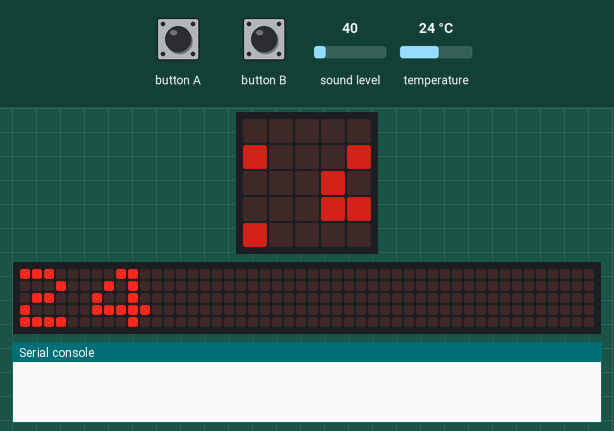
A program run on a simulated BBC micro:bit (MakeCode). Parts: the board's 5×5 LED display, a strip that is not on the board, showing the scrolling text unrolled, the last lines printed to the serial console. Inputs (shaded band) come from the test bench; at power-on: sound level 40, temperature 24 °C. Dim RGB values are drawn brighter than linear; the 48×5 strip is a reading aid, not a part: it shows the text the display is scrolling, unrolled, one strip-width of it at a time; data-log rows are listed on the console.

Above: at 1.67 s.
1.7 s: button A pressed for 0.15 s
2.4 s: button B pressed for 0.15 s
At 8.27 s:
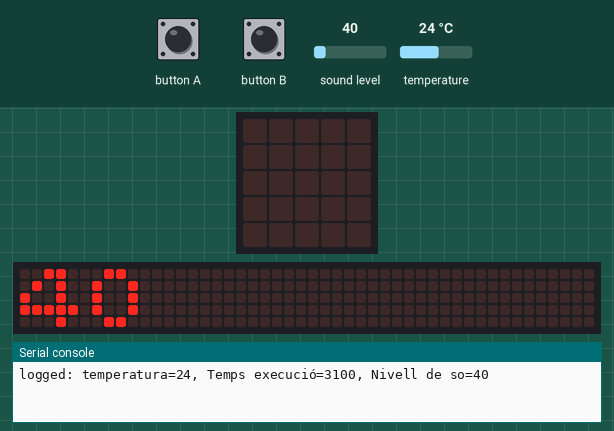
At 9.4 s:
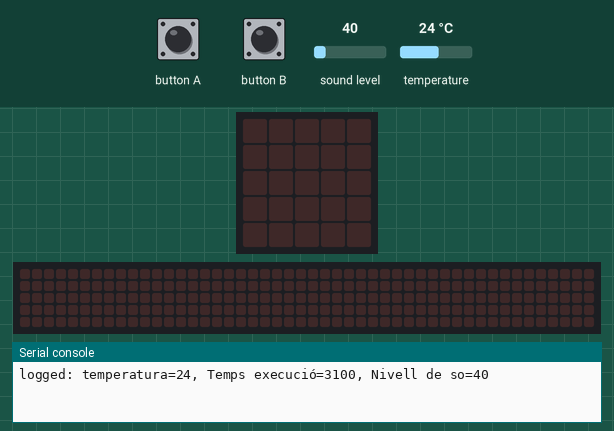
Timing chart, 0 to 10.9 s (numbered marks = the images above; inputs shaded):
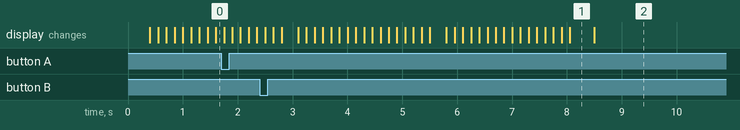

The program:

main.ts
```typescript
input.onButtonPressed(Button.A, function () {
    basic.showNumber(input.temperature())
})
input.onButtonPressed(Button.B, function () {
    basic.showNumber(input.soundLevel())
})
let i = 0
let espera = 720000
basic.showLeds(`
    . . . . .
    . . . . #
    . . . # .
    # . # . .
    . # . . .
    `)
basic.forever(function () {
    led.setBrightness(125)
    basic.showNumber(input.temperature())
    datalogger.log(
    datalogger.createCV("temperatura", input.temperature()),
    datalogger.createCV("Temps execució", input.runningTime()),
    datalogger.createCV("Nivell de so", input.soundLevel())
    )
    led.setBrightness(5)
    led.plot(i, i)
    i += 1
    if (i == 5) {
        i = 0
    }
    basic.pause(espera)
})
```

test.ts
```typescript
// les proves van aquí; això no es compilarà quan aquest paquet s'usi com a extensió.
```

Measured:
- what the display in image 1 shows lasts 0.4 s, from 8.1 s to 8.5 s
